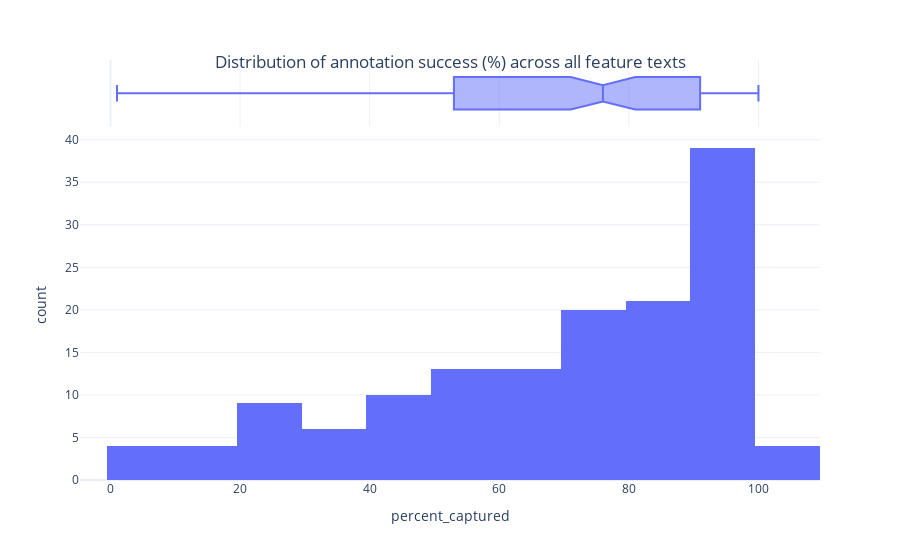

Source (notebook cell):
### Code cell
fig = px.histogram(Features,
                   x = 'percent_captured',
                   marginal='box')
fig.update_layout(title ={
    'text':'Distribution of annotation success (%) across all feature texts',
'y':0.9,
'x':0.5},
                  template ='plotly_white')
fig.show()

### Figure 1 — Plotly figure (JSON) as saved in the notebook; plotly's stock layout.template omitted (floating-point values rounded to 4 significant figures; data arrays with more than 128 entries replaced by an {"elided": "..."} marker saying what was removed)
{"data": [{"alignmentgroup": "True", "bingroup": "x", "hovertemplate": "percent_captured=%{x}<br>count=%{y}<extra></extra>", "legendgroup": "", "marker": {"color": "#636efa", "pattern": {"shape": ""}}, "name": "", "offsetgroup": "", "orientation": "v", "showlegend": false, "type": "histogram", "x": {"elided": "143 int values"}, "xaxis": "x", "yaxis": "y"}, {"alignmentgroup": "True", "hovertemplate": "percent_captured=%{x}<extra></extra>", "legendgroup": "", "marker": {"color": "#636efa"}, "name": "", "notched": true, "offsetgroup": "", "showlegend": false, "type": "box", "x": {"elided": "143 int values"}, "xaxis": "x2", "yaxis": "y2"}], "layout": {"barmode": "relative", "legend": {"tracegroupgap": 0}, "margin": {"t": 60}, "title": {"text": "Distribution of annotation success (%) across all feature texts", "x": 0.5, "y": 0.9}, "xaxis": {"anchor": "y", "domain": [0, 1], "title": {"text": "percent_captured"}}, "xaxis2": {"anchor": "y2", "domain": [0, 1], "matches": "x", "showgrid": true, "showticklabels": false}, "yaxis": {"anchor": "x", "domain": [0, 0.8316], "title": {"text": "count"}}, "yaxis2": {"anchor": "x2", "domain": [0.8416, 1], "matches": "y2", "showgrid": false, "showline": false, "showticklabels": false, "ticks": ""}}}
